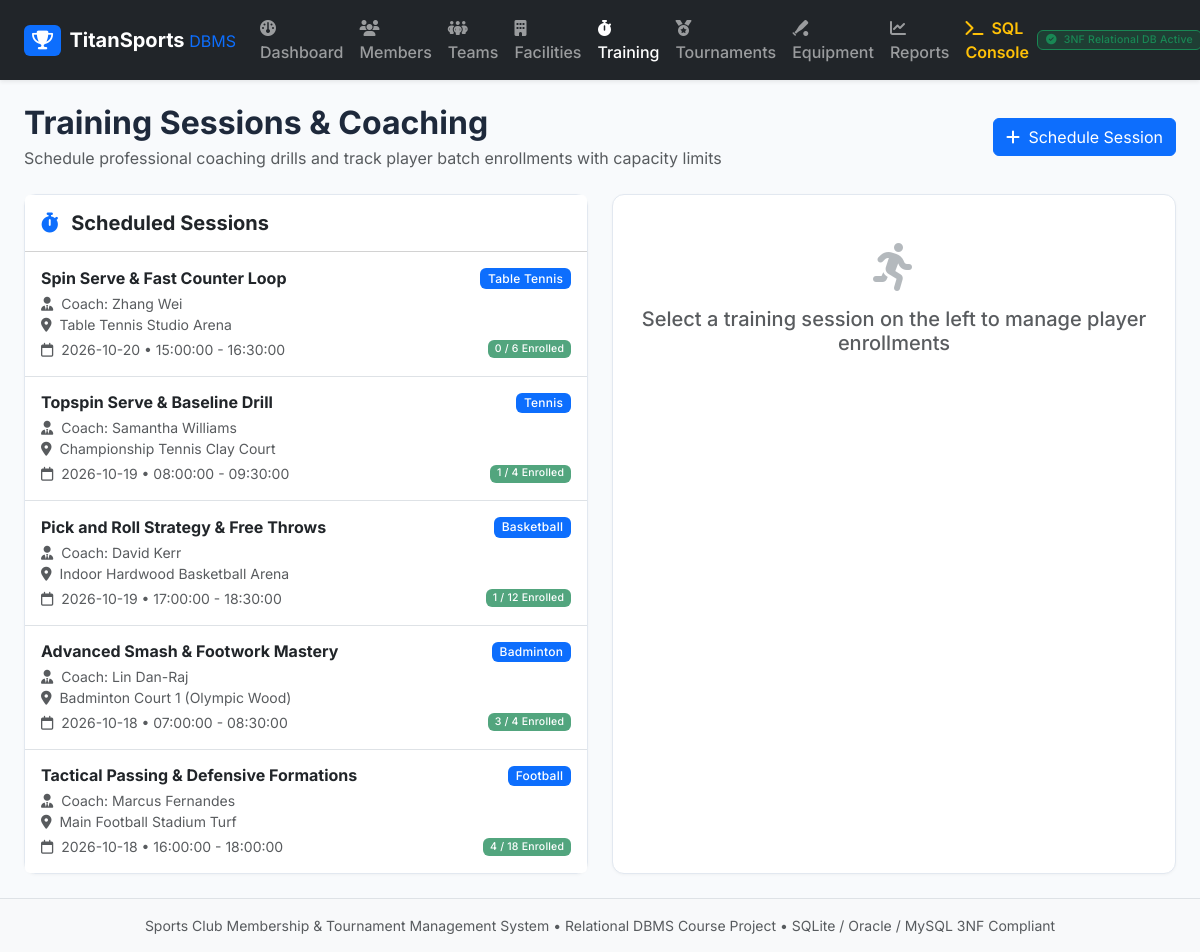
The app's page /training with its own data.
### tables this page shows
CREATE TABLE training_sessions (
    session_id INTEGER PRIMARY KEY AUTOINCREMENT,
    sport_id INTEGER NOT NULL,
    coach_id INTEGER NOT NULL,
    facility_id INTEGER NOT NULL,
    session_title TEXT NOT NULL,
    session_date DATE NOT NULL,
    start_time TIME NOT NULL,
    end_time TIME NOT NULL,
    max_participants INTEGER NOT NULL CHECK (max_participants > 0),
    status TEXT NOT NULL DEFAULT 'SCHEDULED' CHECK (status IN ('SCHEDULED', 'IN_PROGRESS', 'COMPLETED', 'CANCELLED')),
    CHECK (end_time > start_time),
    FOREIGN KEY (sport_id) REFERENCES sports(sport_id) ON DELETE RESTRICT,
    FOREIGN KEY (coach_id) REFERENCES coaches(coach_id) ON DELETE RESTRICT,
    FOREIGN KEY (facility_id) REFERENCES facilities(facility_id) ON DELETE RESTRICT
);

### app/app.py (the view)
@app.route("/training")
def training():
    sessions = training_service.get_training_sessions()
    sports = team_service.get_all_sports()
    coaches = team_service.get_all_coaches()
    facilities_list = facility_service.get_all_facilities()
    active_members = member_service.get_all_members(status_filter="ACTIVE")
    selected_session_id = request.args.get("session_id")
    enrollments = []
    if selected_session_id:
        enrollments = training_service.get_session_enrollments(int(selected_session_id))
    return render_template(
        "training.html",
        sessions=sessions,
        sports=sports,
        coaches=coaches,
        facilities=facilities_list,
        members=active_members,
        enrollments=enrollments,
        selected_session_id=selected_session_id
    )

### app/services/facility_service.py (called while the page is built)
def get_all_facilities():
    return query_db("""
        SELECT f.*, s.sport_name
        FROM facilities f
        JOIN sports s ON f.sport_id = s.sport_id
        ORDER BY f.facility_id ASC;
    """)

### app/services/team_service.py (called while the page is built)
def get_all_coaches():
    return query_db("""
        SELECT c.*, s.sport_name
        FROM coaches c
        JOIN sports s ON c.specialization_sport_id = s.sport_id
        ORDER BY c.coach_id ASC;
    """)

def get_all_sports():
    return query_db("SELECT * FROM sports ORDER BY sport_id ASC;")

### app/services/training_service.py (called while the page is built)
def get_training_sessions():
    return query_db("""
        SELECT ts.*, s.sport_name,
               c.first_name || ' ' || c.last_name AS coach_name,
               f.facility_name,
               COUNT(te.enrollment_id) AS enrolled_count
        FROM training_sessions ts
        JOIN sports s ON ts.sport_id = s.sport_id
        JOIN coaches c ON ts.coach_id = c.coach_id
        JOIN facilities f ON ts.facility_id = f.facility_id
        LEFT JOIN training_enrollments te ON ts.session_id = te.session_id
        GROUP BY ts.session_id
        ORDER BY ts.session_date DESC, ts.start_time ASC;
    """)

### database/db_manager.py (called while the page is built)
def get_connection(db_path=None):
    target_path = db_path or DB_PATH
    conn = sqlite3.connect(target_path)
    conn.row_factory = sqlite3.Row
    conn.execute("PRAGMA foreign_keys = ON;")
    return conn

def query_db(query, args=(), one=False, db_path=None):
    conn = get_connection(db_path)
    try:
        cur = conn.cursor()
        cur.execute(query, args)
        rows = cur.fetchall()
        result = [dict(row) for row in rows]
        return (result[0] if result else None) if one else result
    finally:
        conn.close()

### app/templates/training.html (shortened to what this page needs)
{% extends "base.html" %}
{% block content %}
<div class="d-flex flex-wrap justify-content-between align-items-center mb-4 gap-2">
    <div>
        <h2 class="fw-bold mb-1">Training Sessions & Coaching</h2>
        <p class="text-muted mb-0">Schedule professional coaching drills and track player batch enrollments with capacity limits</p>
    </div>
    <div class="d-flex gap-2">
        <button type="button" class="btn btn-primary" data-bs-toggle="modal" data-bs-target="#createSessionModal">
            <i class="fa-solid fa-plus me-1"></i> Schedule Session
        </button>
    </div>
</div>
<div class="row g-4">
    <div class="col-lg-6">
        <div class="card h-100">
            <div class="card-header bg-white py-3">
                <h5 class="fw-bold mb-0"><i class="fa-solid fa-stopwatch text-primary me-2"></i> Scheduled Sessions</h5>
            </div>
            <div class="list-group list-group-flush">
                {% for s in sessions %}
                <a href="{{ url_for('training', session_id=s.session_id) }}" class="list-group-item list-group-item-action p-3 {% if selected_session_id and selected_session_id|int == s.session_id %}active{% endif %}">
                    <div class="d-flex w-100 justify-content-between align-items-center mb-1">
                        <h6 class="mb-0 fw-bold">{{ s.session_title }}</h6>
                        <span class="badge {% if selected_session_id and selected_session_id|int == s.session_id %}bg-light text-dark{% else %}bg-primary{% endif %}">
                            {{ s.sport_name }}
                        </span>
                    </div>
                    <div class="small opacity-75">
                        <div><i class="fa-solid fa-user-tie me-1"></i> Coach: {{ s.coach_name }}</div>
                        <div><i class="fa-solid fa-location-dot me-1"></i> {{ s.facility_name }}</div>
                        <div class="mt-1 d-flex justify-content-between align-items-center">
                            <span><i class="fa-regular fa-calendar me-1"></i> {{ s.session_date }} &bull; {{ s.start_time }} - {{ s.end_time }}</span>
                            <span class="badge {% if s.enrolled_count >= s.max_participants %}bg-danger{% else %}bg-success{% endif %}">
                                {{ s.enrolled_count }} / {{ s.max_participants }} Enrolled
                            </span>
                        </div>
                    </div>
                </a>
                {% else %}
                <div class="p-4 text-center text-muted">No training sessions scheduled.</div>
                {% endfor %}
            </div>
        </div>
    </div>
    <div class="col-lg-6">
        <div class="card h-100">
            {% if selected_session_id %}
            <div class="card-header bg-white py-3 d-flex justify-content-between align-items-center">
                <h5 class="fw-bold mb-0">Enrolled Players</h5>
                <button type="button" class="btn btn-sm btn-outline-primary" data-bs-toggle="modal" data-bs-target="#enrollModal">
                    <i class="fa-solid fa-user-plus me-1"></i> Enroll Member
                </button>
            </div>
            <div class="card-body p-0">
                <div class="table-responsive">
                    <table class="table table-hover align-middle mb-0">
                        <thead>
                            <tr>
                                <th>#</th>
                                <th>Player</th>
                                <th>Contact</th>
                                <th>Status</th>
                            </tr>
                        </thead>
                        <tbody>
                            {% for e in enrollments %}
                            <tr>
                                <td class="text-muted small">#{{ loop.index }}</td>
                                <td class="fw-bold">{{ e.member_name }}</td>
                                <td class="small text-muted">{{ e.email }}</td>
                                <td>
                                    <span class="badge bg-success bg-opacity-25 text-success border border-success">
                                        {{ e.attendance_status }}
                                    </span>
                                </td>
                            </tr>
                            {% else %}
                            <tr>
                                <td colspan="4" class="text-center py-4 text-muted">No players enrolled in this session yet.</td>
                            </tr>
                            {% endfor %}
                        </tbody>
                    </table>
                </div>
            </div>
            {% else %}
            <div class="card-body text-center py-5 text-muted">
                <i class="fa-solid fa-person-running fa-3x mb-3 text-secondary opacity-50"></i>
                <h5>Select a training session on the left to manage player enrollments</h5>
            </div>
            {% endif %}
        </div>
    </div>
</div>
{% endblock %}

### app/static/css/custom.css (style rules this page uses)
body { font-family: 'Inter', -apple-system, BlinkMacSystemFont, "Segoe UI", Roboto, sans-serif; background-color: #f8fafc; color: #1e293b; min-height: 100vh; display: flex; flex-direction: column; }
.card { border-radius: 12px; border: 1px solid #e2e8f0; box-shadow: 0 1px 3px rgba(0,0,0,0.04); transition: transform 0.15s ease, box-shadow 0.15s ease; }
.badge { font-weight: 500; letter-spacing: 0.02em; }

### records on screen
training_sessions: session_title "Spin Serve & Fast Counter Loop", sport_name "Table Tennis", coach_name "Zhang Wei", facility_name "Table Tennis Studio Arena", session_date "2026-10-20", start_time "15:00:00", end_time "16:30:00", enrolled_count "0", max_participants "6"
training_sessions: session_title "Topspin Serve & Baseline Drill", sport_name "Tennis", coach_name "Samantha Williams", facility_name "Championship Tennis Clay Court", session_date "2026-10-19", start_time "08:00:00", end_time "09:30:00", enrolled_count "1", max_participants "4"
training_sessions: session_title "Pick and Roll Strategy & Free Throws", sport_name "Basketball", coach_name "David Kerr", facility_name "Indoor Hardwood Basketball Arena", session_date "2026-10-19", start_time "17:00:00", end_time "18:30:00", enrolled_count "1", max_participants "12"
training_sessions: session_title "Advanced Smash & Footwork Mastery", sport_name "Badminton", coach_name "Lin Dan-Raj", facility_name "Badminton Court 1 (Olympic Wood)", session_date "2026-10-18", start_time "07:00:00", end_time "08:30:00", enrolled_count "3", max_participants "4"
training_sessions: session_title "Tactical Passing & Defensive Formations", sport_name "Football", coach_name "Marcus Fernandes", facility_name "Main Football Stadium Turf", session_date "2026-10-18", start_time "16:00:00", end_time "18:00:00", enrolled_count "4", max_participants "18"
